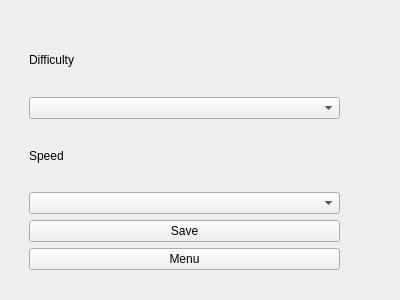
<?xml version="1.0" encoding="UTF-8"?>
<ui version="4.0">
 <class>SettingsPage</class>
 <widget class="QWidget" name="SettingsPage">
  <property name="geometry">
   <rect>
    <x>0</x>
    <y>0</y>
    <width>400</width>
    <height>300</height>
   </rect>
  </property>
  <property name="windowTitle">
   <string>Form</string>
  </property>
  <widget class="QWidget" name="verticalLayoutWidget">
   <property name="geometry">
    <rect>
     <x>29</x>
     <y>29</y>
     <width>311</width>
     <height>241</height>
    </rect>
   </property>
   <layout class="QVBoxLayout" name="verticalLayout">
    <property name="sizeConstraint">
     <enum>QLayout::SetMaximumSize</enum>
    </property>
    <item>
     <widget class="QLabel" name="labelDifficulty">
      <property name="text">
       <string>Difficulty</string>
      </property>
     </widget>
    </item>
    <item>
     <widget class="QComboBox" name="comboBoxDifficulty"/>
    </item>
    <item>
     <widget class="QLabel" name="labelSpeed">
      <property name="text">
       <string>Speed</string>
      </property>
     </widget>
    </item>
    <item>
     <widget class="QComboBox" name="comboBoxSpeed"/>
    </item>
    <item>
     <widget class="QPushButton" name="saveButton">
      <property name="text">
       <string>Save</string>
      </property>
     </widget>
    </item>
    <item>
     <widget class="QPushButton" name="menuButton">
      <property name="text">
       <string>Menu</string>
      </property>
     </widget>
    </item>
   </layout>
  </widget>
 </widget>
 <resources/>
 <connections/>
</ui>
